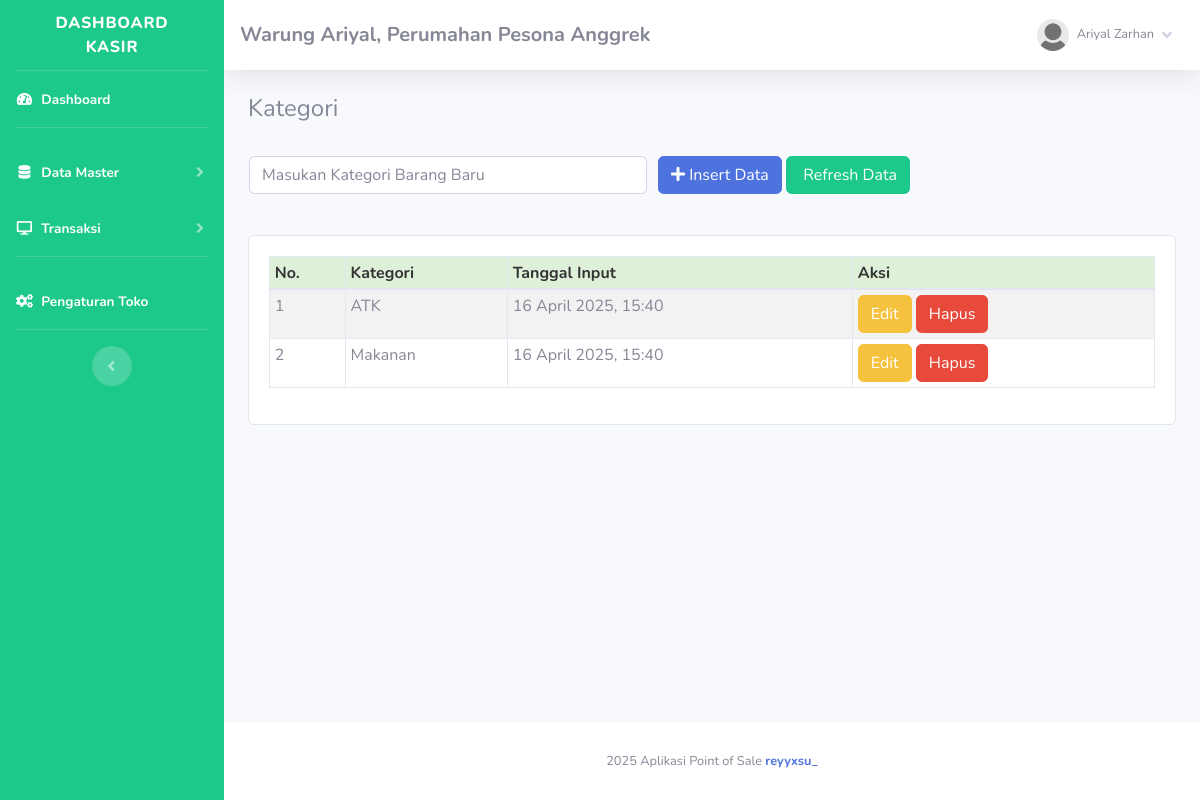
/index.php?page=kategori (signed in), run on an earlier commit of the app's database.
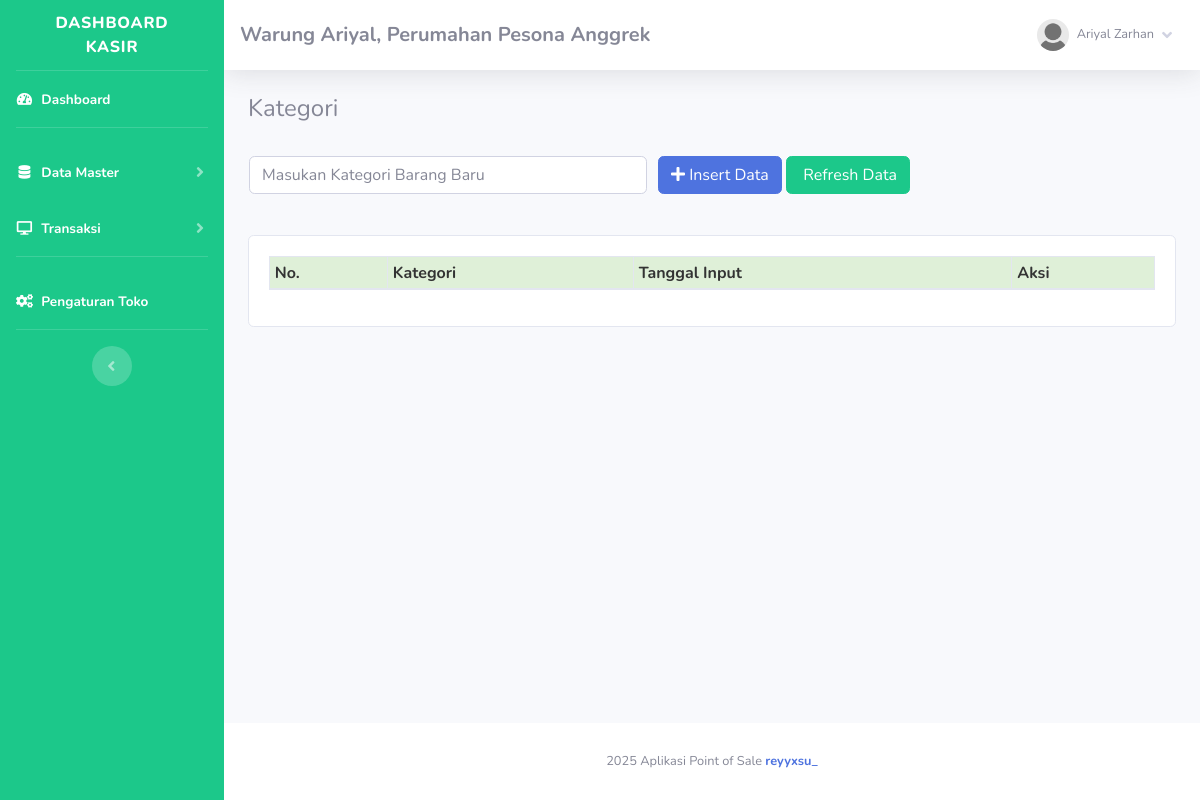
And on a later commit of the database.
### tables this page shows
CREATE TABLE `kategori` (
  `id_kategori` int(11) NOT NULL,
  `nama_kategori` varchar(255) NOT NULL,
  `tgl_input` varchar(255) NOT NULL
);

### admin/module/kategori/index.php (the view, shortened to what this page needs)
<h4>Kategori</h4>
<br />
<?php
	if(!empty($_GET['uid'])){
	$sql = "SELECT * FROM kategori WHERE id_kategori = ?";
	$row = $config->prepare($sql);
	$row->execute(array($_GET['uid']));
	$edit = $row->fetch();
?>
<form method="POST" action="fungsi/edit/edit.php?kategori=edit">
    <table>
        <tr>
            <td style="width:25pc;"><input type="text" class="form-control" value="<?= $edit['nama_kategori'];?>"
                    required name="kategori" placeholder="Masukan Kategori Barang Baru">
                <input type="hidden" name="id" value="<?= $edit['id_kategori'];?>">
            </td>
            <td style="padding-left:10px;"><button id="tombol-simpan" class="btn btn-primary"><i class="fa fa-edit"></i>
                    Ubah Data</button> <a href="index.php?page=kategori" class="btn btn-success btn-md">
            <i class="fa fa-refresh"></i> Refresh Data</a>
        <div class="clearfix"></div></td>
        </tr>
    </table>
</form>
<?php }else{?>
<form method="POST" action="fungsi/tambah/tambah.php?kategori=tambah">
    <table>
        <tr>
            <td style="width:25pc;"><input type="text" class="form-control" required name="kategori"
                    placeholder="Masukan Kategori Barang Baru"></td>
            <td style="padding-left:10px;"><button id="tombol-simpan" class="btn btn-primary"><i class="fa fa-plus"></i>
                    Insert Data</button> <a href="index.php?page=kategori" class="btn btn-success btn-md">
            <i class="fa fa-refresh"></i> Refresh Data</a>
        <div class="clearfix"></div></td>
        </tr>
    </table>
</form>
<?php }?>
<br />
<div class="card card-body">
    <div class="table-responsive">
        <table class="table table-bordered table-striped table-sm" id="example1">
            <thead>
                <tr style="background:#DFF0D8;color:#333;">
                    <th>No.</th>
                    <th>Kategori</th>
                    <th>Tanggal Input</th>
                    <th>Aksi</th>
                </tr>
            </thead>
            <tbody>
                <?php
				$hasil = $lihat -> kategori();
				$no=1;
				foreach($hasil as $isi){
			?>
                <tr>
                    <td><?php echo $no;?></td>
                    <td><?php echo $isi['nama_kategori'];?></td>
                    <td><?php echo $isi['tgl_input'];?></td>
                    <td>
                        <a href="index.php?page=kategori&uid=<?php echo $isi['id_kategori'];?>"><button
                                class="btn btn-warning">Edit</button></a>
                        <a href="fungsi/hapus/hapus.php?kategori=hapus&id=<?php echo $isi['id_kategori'];?>"
                            onclick="javascript:return confirm('Hapus Data Kategori ?');"><button
                                class="btn btn-danger">Hapus</button></a>
                    </td>
                </tr>
                <?php $no++; }?>
            </tbody>
        </table>
    </div>
</div>

What changed in the data, as far as the page shows it:
removed kategori: nama_kategori "ATK", tgl_input "16 April 2025, 15:40"
removed kategori: nama_kategori "Makanan", tgl_input "16 April 2025, 15:40"
